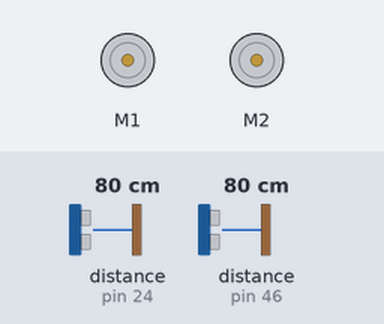
The sketch below on a simulated Arduino Mega 2560, built with avr-gcc and run on an emulated ATmega2560. On the bench: 2 × DC motor (green arrow = forward, orange = backward, longer = faster). Inputs (shaded band) come from the test bench; at power-on: distance to the obstacle (sensors on pin 24, pin 46) 80 cm. The echo pulse lasts 58.3 µs per cm.

Above: at 0.13 s.
At 1.5 s:
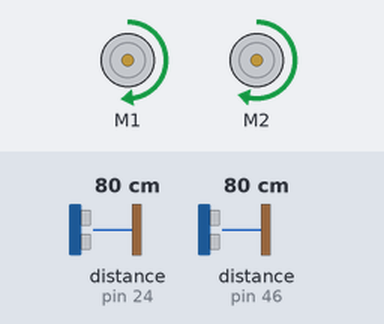
At 2.62 s:
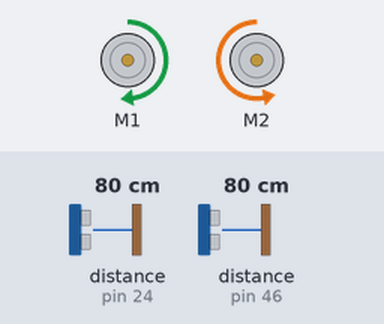
Timing chart, 0 to 3.7 s (numbered marks = the images above):
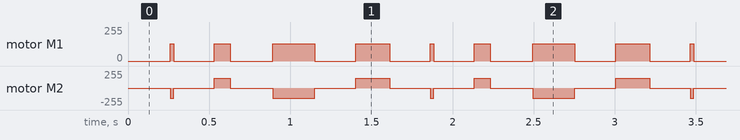

Measured:
- by itself, motor M1: repeats every 1.6 s: stopped 0.25 s, forward 130/255 0.10 s, stopped 0.26 s, forward 130/255 0.26 s, stopped 0.25 s, forward 130/255 0.21 s, stopped 0.25 s, forward 130/255 0.02 s
- by itself, motor M2: repeats every 1.6 s: stopped 0.25 s, forward 150/255 0.10 s, stopped 0.26 s, backward 150/255 0.26 s, stopped 0.25 s, forward 150/255 0.21 s, stopped 0.25 s, backward 150/255 0.02 s

The sketch:

MazeRobot.ino
```cpp
#include <Ultrasonic.h>
#include <AFMotor.h>

// Pinnien alustus
int TRIG_PIN1 = 50;
int ECHO_PIN1 = 46;
int TRIG_PIN2 = 26;
int ECHO_PIN2 = 24;

// Sensorien ja moottorien alustus
Ultrasonic frontPing(TRIG_PIN1, ECHO_PIN1);
Ultrasonic sidePing(TRIG_PIN2, ECHO_PIN2);
AF_DCMotor motor1(1, MOTOR12_8KHZ);
AF_DCMotor motor2(2, MOTOR12_8KHZ);

// Muuttujien alustus
int debug = 0;
int etaisyysEdessa = 12;
int etaisyysSivulla = 18;
int nopeus = 150;

void setup() {
  Serial.begin(9600);

  // Moottorien nopeuksien alustus
  // Toinen moottori tehokkaampi, joten tasattava nopeuksia
  motor1.setSpeed(nopeus - 20);
  motor2.setSpeed(nopeus);
}

void loop() {
  // Etäisyyksien mittaaminen
  float frontDistance, sideDistance;
  float frontmicrosec = frontPing.timing();
  frontDistance = frontPing.CalcDistance(frontmicrosec,Ultrasonic::CM);
  float sidemicrosec = sidePing.timing();
  sideDistance = sidePing.CalcDistance(sidemicrosec,Ultrasonic::CM);

  // Debug tarkoitukseen
  if (debug == 1) {
    Serial.print("frontDistance: ");
    Serial.println(frontDistance);
    Serial.print("sideDistance: ");
    Serial.println(sideDistance);
  }

  // Korjataan suuntaa, jos liian lähellä seinää
  if (sideDistance <= 6) {
    pysahdy();
    kaannyVasemmalle(20);
  }

  // Jos este edessä, käännytään sivulle.
  // Jos ei seinää oikealla, käännytään oikealle
  // muuten vasemmalle
  if (frontDistance <= etaisyysEdessa) {
    pysahdy();
    delay(10);
    if (sideDistance >= etaisyysSivulla) {
      kaannyOikealle(260);
    } else {
      kaannyVasemmalle(260);
    }
  }

  // Jos ei seinää oikealla käännytään sinne
  if (sideDistance >= etaisyysSivulla) {
    delay(150);
    pysahdy();
    delay(10);
    kaannyOikealle(260);
  }

  eteenpain();
  delay(100);
}


// Tästä alkaa liikkumisfunktiot

void eteenpain() {
  motor1.run(FORWARD);
  motor2.run(FORWARD);
}

void pysahdy() {
  motor1.run(RELEASE);
  motor2.run(RELEASE);
}

void kaannyVasemmalle(int ms) {
  motor1.run(RELEASE);
  motor2.run(RELEASE);
  delay(250);
  motor1.run(FORWARD);
  motor2.run(BACKWARD);
  delay(ms);
  motor1.run(RELEASE);
  motor2.run(RELEASE);
  delay(250);
  eteenpain();
  delay(100);
  pysahdy();
}

void kaannyOikealle(int ms) {
  motor1.run(RELEASE);
  motor2.run(RELEASE);
  delay(250);
  motor1.run(BACKWARD);
  motor2.run(FORWARD);
  delay(ms);
  motor1.run(RELEASE);
  motor2.run(RELEASE);
  delay(250);
  eteenpain();
  delay(100);
  pysahdy();
}
```
